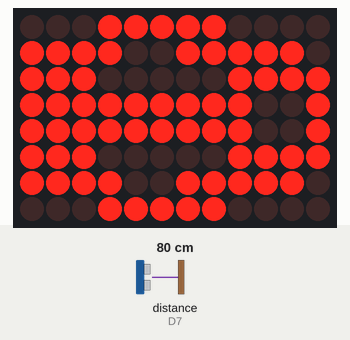
Simulated run of this sketch. Board: Arduino Uno R4 WiFi. Parts: 12×8 LED matrix. Wiring (inferred from the names in the program): ultrasonic range finder: trigger D6; echo D7. The inputs (shaded band) are chosen by the test bench; at power-on: distance to the obstacle (sensor on D7) 80 cm. The echo pulse lasts 58.3 µs per cm; WiFi joins after 1.5 s; servers stay silent unless stated; uploads are accepted with an empty reply; what the sketch prints to the serial monitor is not drawn.

Above: at 1.6 s.

The sketch:

trigger_sensor_client.ino
```cpp
/*
  trigger_sensor_client.ino
  Halloween Skull Activation System – Remote motion sensor node.

  Responsibilities:
  - Monitor an HC-SR04 ultrasonic sensor for motion/close range.
  - When a visitor is detected, send an HTTP POST /activate request to the controller node.

  Hardware wiring (UNO R4 WiFi):
    HC-SR04 TRIG -> TRIG_PIN (defaults to D6)
    HC-SR04 ECHO -> ECHO_PIN (defaults to D7) with level shifting if required
    VCC/GND      -> 5V / GND
*/

#include <WiFiS3.h>
#include <Arduino_LED_Matrix.h>

#if __has_include("secrets.h")
#include "secrets.h"
#else
#warning "No secrets.h found; using placeholder WiFi credentials"
static const char WIFI_SSID[] = "YOUR_WIFI_SSID";
static const char WIFI_PASS[] = "YOUR_WIFI_PASSWORD";
static const char CONTROLLER_HOST[] = "192.168.1.100";
#endif

ArduinoLEDMatrix skullMatrix;

static const uint8_t SKULL_BITMAP_READY[8][12] = {
  { 0, 0, 1, 1, 1, 1, 1, 1, 1, 1, 0, 0 },
  { 0, 1, 1, 1, 1, 1, 1, 1, 1, 1, 1, 0 },
  { 1, 1, 1, 0, 1, 1, 1, 1, 0, 1, 1, 1 },
  { 1, 1, 0, 0, 1, 1, 1, 1, 0, 0, 1, 1 },
  { 1, 1, 1, 0, 0, 1, 1, 0, 0, 1, 1, 1 },
  { 0, 1, 1, 1, 1, 1, 1, 1, 1, 1, 1, 0 },
  { 0, 0, 1, 1, 1, 0, 0, 1, 1, 1, 0, 0 },
  { 0, 0, 0, 1, 1, 1, 1, 1, 1, 0, 0, 0 }
};

void displayReadySkull() {
  uint8_t rotated[8][12] = {};
  const int srcRows = 8;
  const int srcCols = 12;
  const int destRows = 8;
  const int destCols = 12;

  for (int destRow = 0; destRow < destRows; ++destRow) {
    const int yPrime = (destRow * (srcCols - 1) + ((destRows - 1) / 2)) / (destRows - 1);
    for (int destCol = 0; destCol < destCols; ++destCol) {
      const int xPrime = (destCol * (srcRows - 1) + ((destCols - 1) / 2)) / (destCols - 1);
      const int srcRow = xPrime;
      const int srcCol = (srcCols - 1) - yPrime;
      rotated[destRow][destCol] = SKULL_BITMAP_READY[srcRow][srcCol];
    }
  }

  skullMatrix.renderBitmap(rotated, destRows, destCols);
}

void flashSkull(uint8_t count, unsigned long intervalMs) {
  for (uint8_t i = 0; i < count; ++i) {
    skullMatrix.clear();
    delay(intervalMs);
    displayReadySkull();
    delay(intervalMs);
  }
}

// ==== WiFi credentials =======================================================

// ==== Controller endpoint ====================================================
const uint16_t CONTROLLER_PORT = 80;
const unsigned long RETRIGGER_DELAY_MS = 25000;  // Don't retrigger until this cooldown expires
const unsigned long ACTIVATION_DURATION_MS = 8000;
const uint8_t CONTROLLER_CONNECT_ATTEMPTS = 5;
const unsigned long CONTROLLER_RETRY_DELAY_MS = 300;

// ==== Sensor configuration ===================================================
const uint8_t TRIG_PIN = 6;
const uint8_t ECHO_PIN = 7;
const float DETECTION_DISTANCE_CM = 100.0f;  // Trigger when closer than this
const float MIN_VALID_DISTANCE_CM = 5.0f;
const float MAX_VALID_DISTANCE_CM = 137.2f;
const uint8_t DETECTION_CONSISTENCY_COUNT = 5;  // Require N hits before triggering
const unsigned long SENSOR_SAMPLE_INTERVAL_MS = 120;

unsigned long lastSampleAt = 0;
unsigned long lastTriggerAt = 0;
uint8_t detectionHits = 0;
float lastDistanceCm = MAX_VALID_DISTANCE_CM;

void ensureWifiConnected();
float readDistanceCm();
bool triggerController();
void logWifiStatus();
IPAddress waitForLocalIp(unsigned long timeoutMs = 3000);
void flashSkull(uint8_t count = 3, unsigned long intervalMs = 200);

void setup() {
  Serial.begin(115200);
  while (!Serial && millis() < 3000) {
    ;  // Wait for Serial
  }

  pinMode(TRIG_PIN, OUTPUT);
  pinMode(ECHO_PIN, INPUT);

  ensureWifiConnected();
  logWifiStatus();

  skullMatrix.begin();
  displayReadySkull();
}

void loop() {
  ensureWifiConnected();

  const unsigned long now = millis();
  if (now - lastSampleAt < SENSOR_SAMPLE_INTERVAL_MS) {
    return;
  }
  lastSampleAt = now;

  const float distance = readDistanceCm();
  if (distance > 0) {
    lastDistanceCm = distance;
  }

  const bool withinRange = distance > MIN_VALID_DISTANCE_CM && distance <= DETECTION_DISTANCE_CM;

  if (withinRange) {
    if (detectionHits < 255) {
      detectionHits++;
    }
  } else {
    detectionHits = 0;
  }

  if (detectionHits >= DETECTION_CONSISTENCY_COUNT && (now - lastTriggerAt) >= RETRIGGER_DELAY_MS) {
    Serial.print("Visitor detected at ~");
    Serial.print(lastDistanceCm);
    Serial.println(" cm");
    flashSkull();

    if (triggerController()) {
      lastTriggerAt = now;
    } else {
      Serial.println("Controller trigger failed; will retry on next detection");
    }
    detectionHits = 0;
  }
}

// ==== WiFi helpers ===========================================================
void ensureWifiConnected() {
  if (WiFi.status() == WL_CONNECTED) {
    return;
  }

  Serial.print("Connecting to WiFi: ");
  Serial.println(WIFI_SSID);

  while (WiFi.begin(WIFI_SSID, WIFI_PASS) != WL_CONNECTED) {
    Serial.println("  Connection failed, retrying in 2 seconds...");
    delay(2000);
  }

  Serial.println("WiFi connected");
  logWifiStatus();
}

void logWifiStatus() {
  IPAddress ip = waitForLocalIp();
  Serial.print("Sensor IP: ");
  Serial.println(ip);
  Serial.print("RSSI: ");
  Serial.println(WiFi.RSSI());
}

// ==== Controller trigger =====================================================
bool triggerController() {
  WiFiClient client;
  bool connected = false;
  for (uint8_t attempt = 0; attempt < CONTROLLER_CONNECT_ATTEMPTS; ++attempt) {
    if (client.connect(CONTROLLER_HOST, CONTROLLER_PORT)) {
      connected = true;
      break;
    }

    Serial.print("Failed to connect to controller (attempt ");
    Serial.print(attempt + 1);
    Serial.println(")");
    client.stop();
    delay(CONTROLLER_RETRY_DELAY_MS);
  }

  if (!connected) {
    Serial.println("Giving up for now; controller still unavailable");
    return false;
  }

  char payload[32];
  snprintf(payload, sizeof(payload), "duration=%lu", ACTIVATION_DURATION_MS);

  client.print("POST /activate HTTP/1.1\r\n");
  client.print("Host: ");
  client.print(CONTROLLER_HOST);
  client.print("\r\n");
  client.println("Content-Type: application/x-www-form-urlencoded");
  client.print("Content-Length: ");
  client.print(strlen(payload));
  client.print("\r\n");
  client.println("Connection: close");
  client.println();
  client.print(payload);

  unsigned long startWait = millis();
  while (client.connected() && !client.available() && millis() - startWait < 2000) {
    delay(10);
  }

  bool success = false;
  int statusCode = 0;
  while (client.available()) {
    String line = client.readStringUntil('\n');
    if (line.startsWith("HTTP/1.1")) {
      statusCode = line.substring(9, 12).toInt();
      success = (statusCode == 200 || statusCode == 202 || statusCode == 409 || statusCode == 423);
    }
  }

  client.stop();
  if (statusCode == 423) {
    Serial.println("Controller busy (visitor nearby); using cooldown");
  } else if (statusCode == 409) {
    Serial.println("Controller already running; skipping retrigger");
  } else if (statusCode == 0) {
    // No response parsed; assume request was accepted to avoid rapid retries
    success = true;
  } else if (!success) {
    Serial.print("Controller returned status ");
    Serial.println(statusCode);
  }
  return success;
}

// ==== Sensor helpers ==========================================================
float readDistanceCm() {
  digitalWrite(TRIG_PIN, LOW);
  delayMicroseconds(2);
  digitalWrite(TRIG_PIN, HIGH);
  delayMicroseconds(10);
  digitalWrite(TRIG_PIN, LOW);

  unsigned long duration = pulseIn(ECHO_PIN, HIGH, 25000);
  if (duration == 0) {
    return -1.0f;
  }

  float distance = (duration / 2.0f) * 0.0343f;
  if (distance < MIN_VALID_DISTANCE_CM || distance > MAX_VALID_DISTANCE_CM) {
    return -1.0f;
  }
  return distance;
}

IPAddress waitForLocalIp(unsigned long timeoutMs) {
  IPAddress ip = WiFi.localIP();
  unsigned long start = millis();
  while (ip == IPAddress(0, 0, 0, 0) && millis() - start < timeoutMs) {
    delay(50);
    ip = WiFi.localIP();
  }
  return ip;
}
```

secrets.example.h
```cpp
#pragma once

// Copy this file to secrets.h (ignored by git) and fill in your network & controller details.

static const char WIFI_SSID[] = "YOUR_WIFI_SSID";
static const char WIFI_PASS[] = "YOUR_WIFI_PASSWORD";
static const char CONTROLLER_HOST[] = "192.168.1.100"; // Controller IP or hostname
```

Measured:
- what the display in image 0 shows lasts 23.6 s, from 1.5 s to 25.1 s
